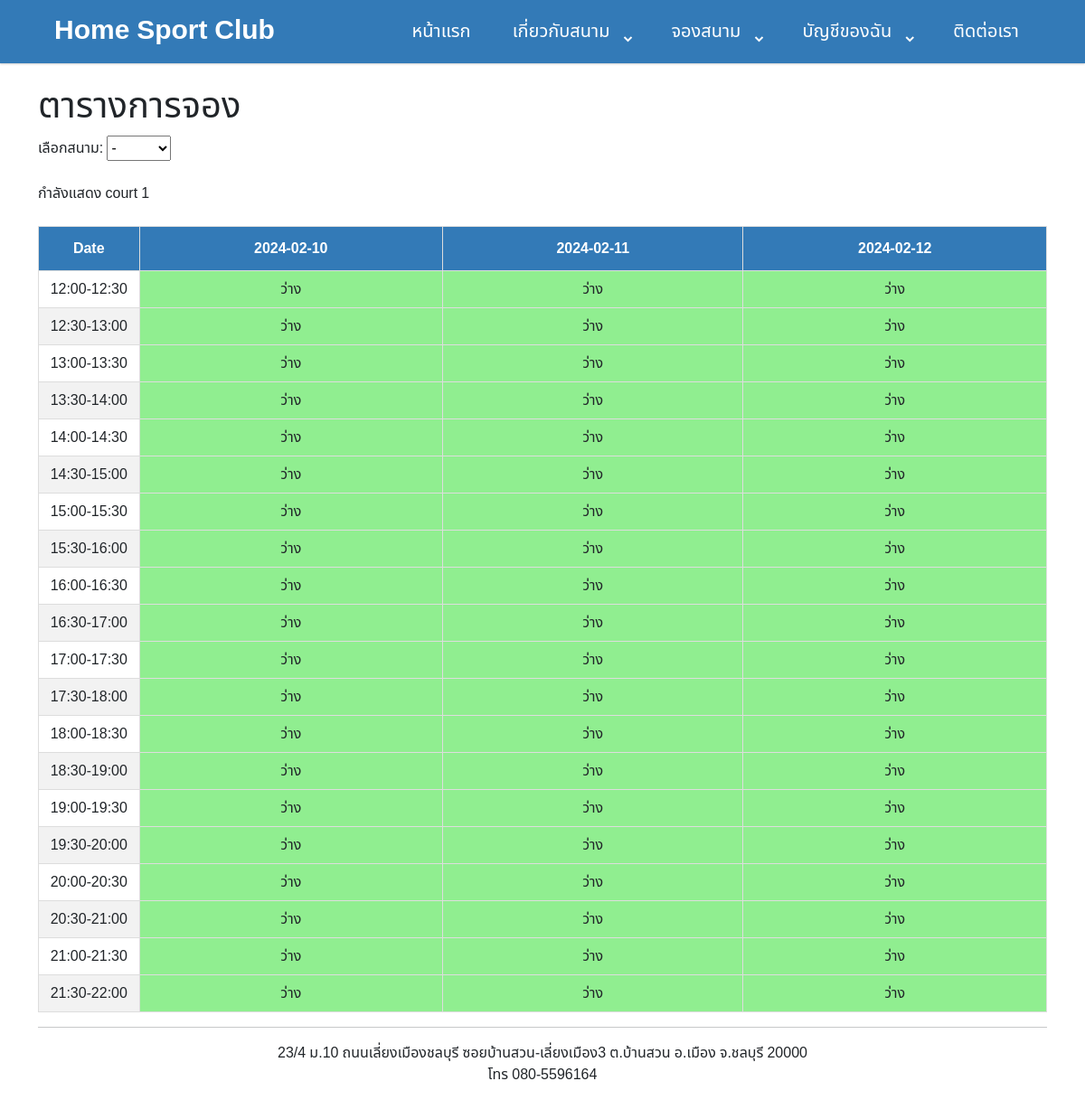
Page /badminton/booking_table.php (signed in) on the earlier database version.
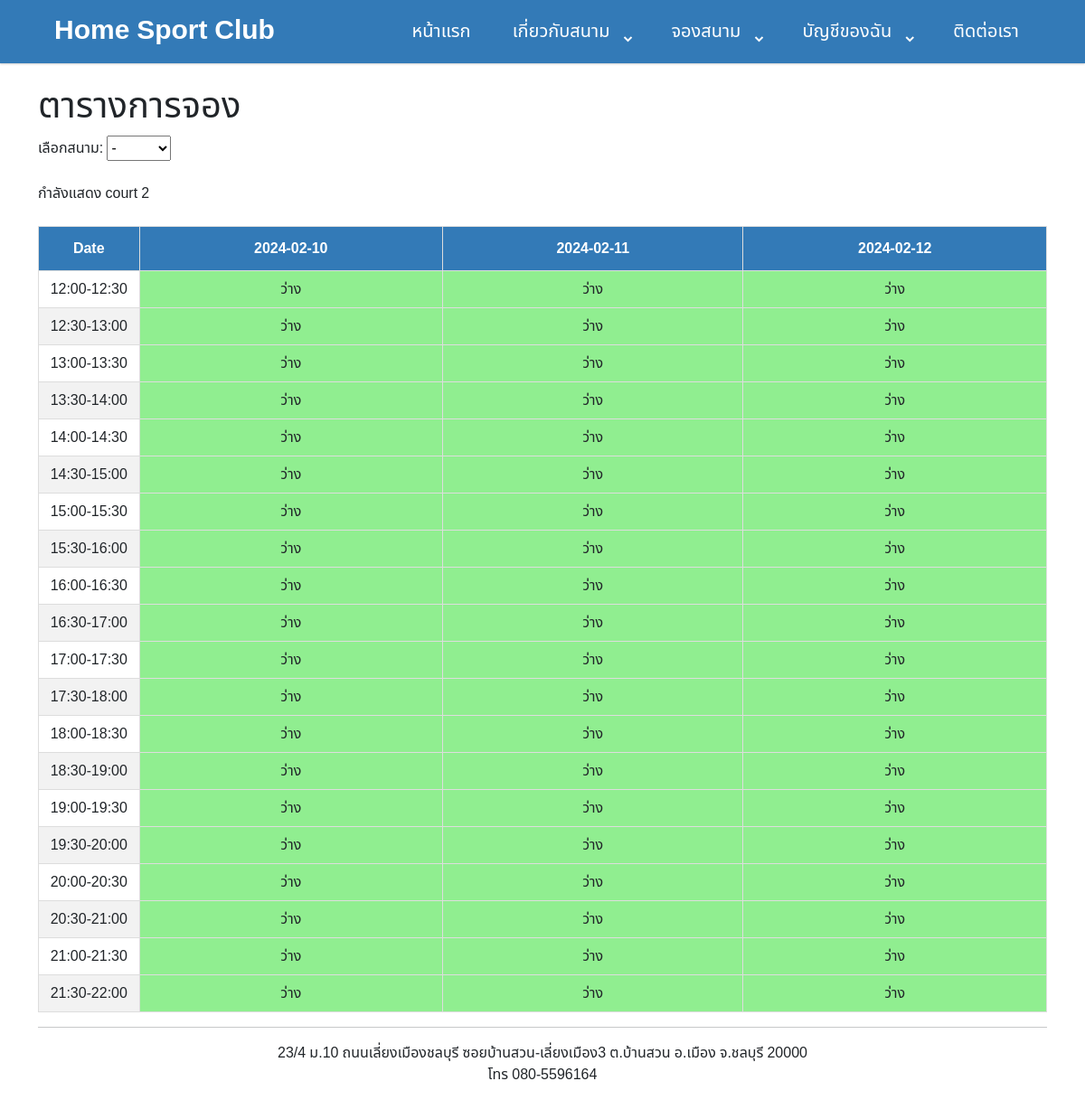
Same page on the later database version.
### tables this page shows
CREATE TABLE `m_court` (
  `court_id` int(11) NOT NULL,
  `court_name` varchar(255) NOT NULL,
  `court_image` varchar(32) NOT NULL COMMENT 'm_image',
  `court_status` tinyint(1) NOT NULL
);

### badminton/booking_table.php (the view, shortened to what this page needs)
<?php
include 'common/connect.php';
include "header.php";
$sql_court = "SELECT
                    *
                FROM
                    `m_court`
                WHERE
                    court_status = 0
                ORDER BY
                    court_id ASC";
$result_query = mysqli_query($conn, $sql_court);
$time = date('H:i', strtotime("12 PM"));
$endtime = date('H:i', strtotime("+ 30 minutes", strtotime($time)));
$date1 = date("Y-m-d");
$date4 = date('Y-m-d', strtotime("+ 3 day", strtotime($date1)));
$court_name = "";
if (isset($_POST["search"])) {
    $style_booking = "";
    $search = $_POST["search"];
    $court_r = explode(",",$search);
    $court_r = array_values($court_r);
    $court_id = $court_r[0];
    $court_name = $court_r[1];
    $sql = "SELECT
                tb.booking_id,
                tb.user_id,
                tu.user_name,
                tb.court_id,
                tb.booking_start_time,
                tb.booking_end_time,
                tb.booking_status,
                tb.booking_amount,
                mpt.payment_type_id,
                mpt.payment_type_name,
                tb.create_date
            FROM
                `t_booking` tb
            LEFT JOIN `m_payment_type` mpt ON
                mpt.payment_type_id = tb.payment_type_id
            LEFT JOIN `t_user` tu ON
                tu.user_id = tb.user_id
            WHERE tb.booking_status LIKE '%'
                AND ( tb.booking_start_time BETWEEN '$date1' AND '$date4' )
                AND tb.court_id = '$court_id'
                AND NOT booking_status = 3
            ORDER BY tb.create_date ASC;";
    $result = mysqli_query($conn, $sql);
} else {
    $row_obj = $result_query->fetch_assoc();
    $default_court_name =  array_values($row_obj)[1];
    $court_name = $default_court_name;
}
?>
<!DOCTYPE html>
<html lang="en">
<head>
    <link href='https://unpkg.com/boxicons@2.0.7/css/boxicons.min.css' rel='stylesheet'>
    <link rel="stylesheet" href="css/boostrap/css/bootstrap.min.css">
    <link rel="stylesheet" href="css/mytable.css">
</head>
<body>
    <div class="container">
        <br>
        <h1>ตารางการจอง</h1>
        <form method="POST" action="booking_table.php">
            <div class="input-field">
                <label for="search_date">เลือกสนาม:</label>
                <select onchange="this.form.submit()" class="input" id="search" name="search">
                    <?php
                    echo '<option value="">-</option>';
                    ?>
                </select>
            </div>
        </form>
        <div>
        <BR>
            <label>กำลังแสดง <?php echo $court_name; ?></label>
        </div>
        <table id="customers">
            <BR>
            <thead>
                <tr>
                    <th width="10%">Date</th>
                    <?php
                    $date = date("Y-m-d");
                    $i = 0;
                    while ($i < 3) {
                        echo "<th>" . $date . "</th> ";
                        $date = date("Y-m-d", strtotime("+1 day", strtotime($date)));
                        $i++;
                    }
                    ?>
                </tr>
            </thead>
            <tbody>
                <?php
                $i = 0;
                $bool_day1 = false;
                $bool_day2 = false;
                $bool_day3 = false;
                while ($i < 20) {
                    echo "<td>" . $time . "-" . $endtime . "</td> ";
                    if ($bool_day1) {
                        echo "<td style='background-color: #FFB6C1;'>ติดจอง</td> ";
                    } else {
                        echo "<td style='background-color: #90EE90;'>ว่าง</td> ";
                    }
                    if ($bool_day2) {
                        echo "<td style='background-color: #FFB6C1;'>ติดจอง</td> ";
                    } else {
                        echo "<td style='background-color: #90EE90;'>ว่าง</td> ";
                    }
                    if ($bool_day3) {
                        echo "<td style='background-color: #FFB6C1;'>ติดจอง</td> ";
                    } else {
                        echo "<td style='background-color: #90EE90;'>ว่าง</td> ";
                    }
                    $time = date('H:i', strtotime("+ 30 minutes", strtotime($time)));
                    $endtime = date('H:i', strtotime("+ 30 minutes", strtotime($time)));
                    $i++;
                }
                echo "</table>";
                ?>
    </div>
    <?php include "footer.php" ?>
</body>
</html>

Differences in the rows shown:
no longer on this page (row edited): m_court: court_name "court 1"
now on this page (row unchanged): m_court: court_name "court 2"
